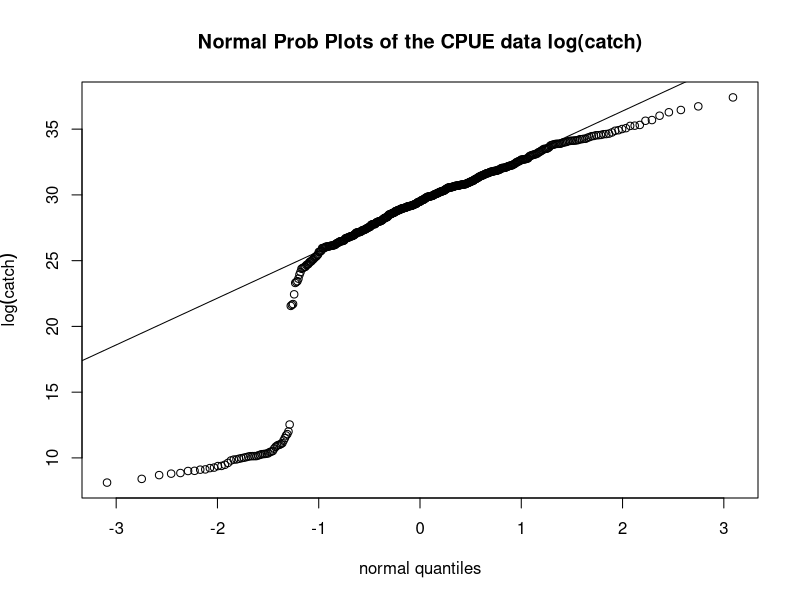
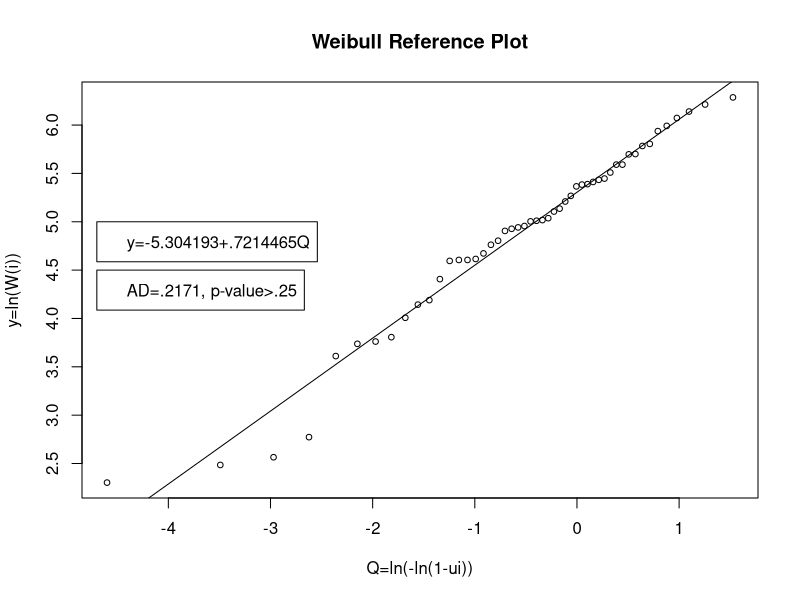
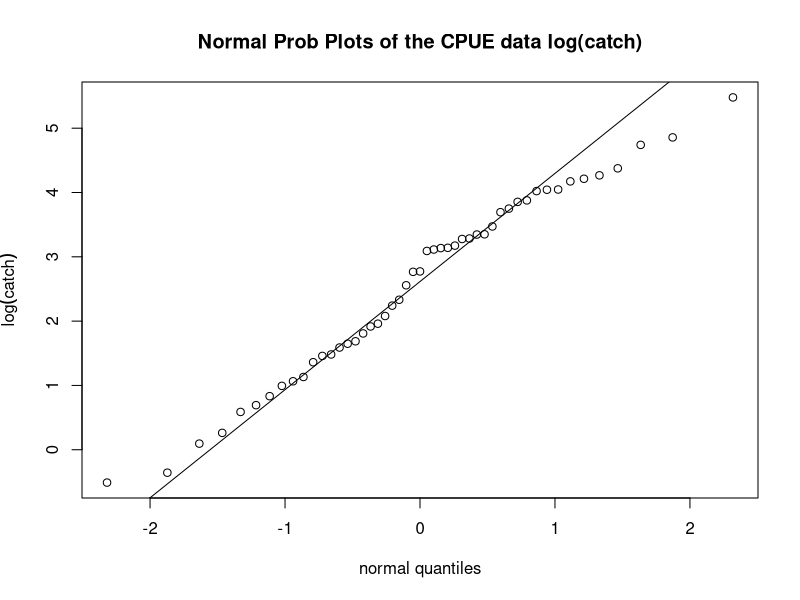
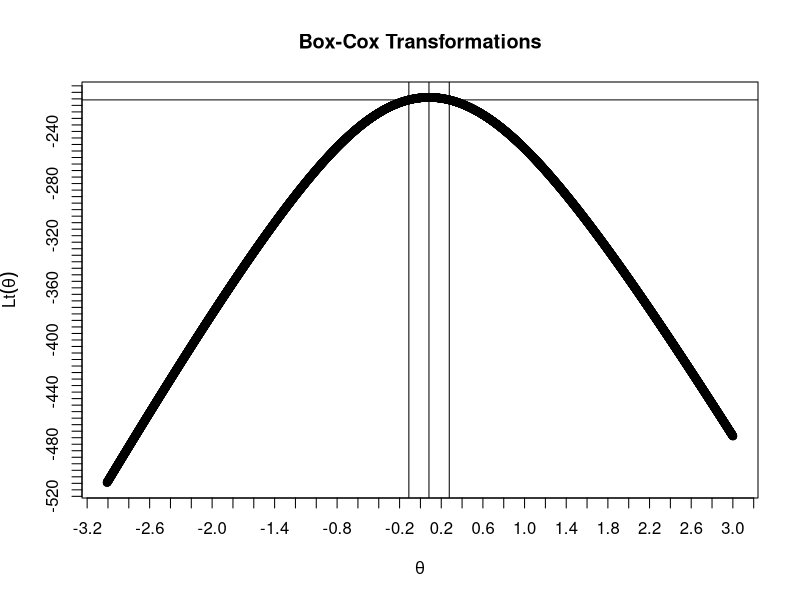
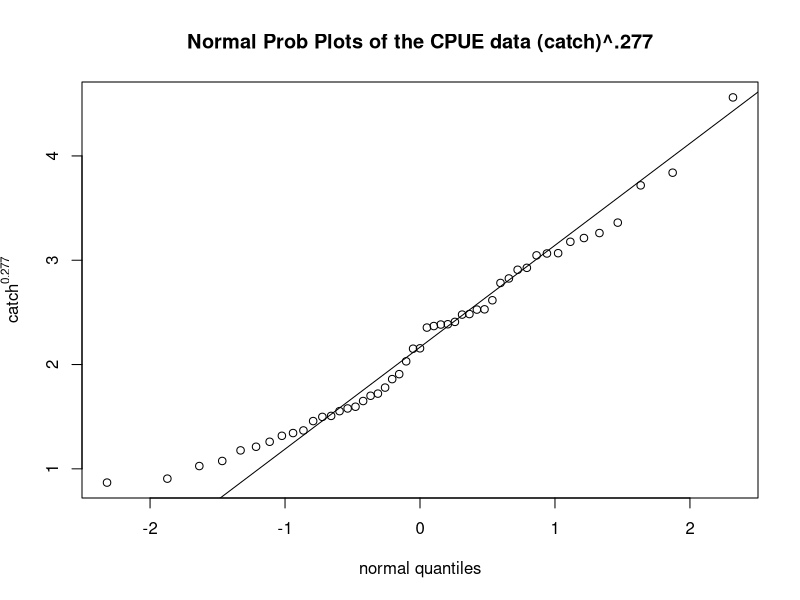
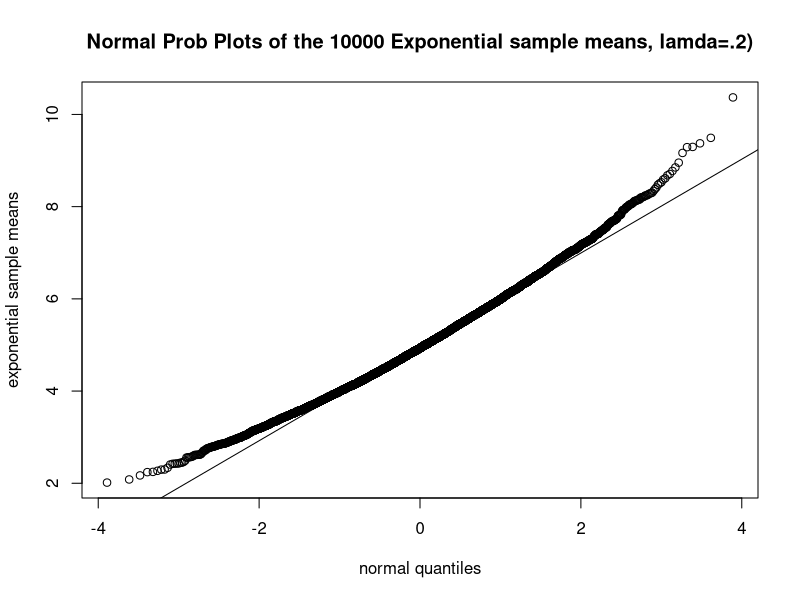

Here is the R script that generated these plots, in order:
#II

observed = c(121,110,38,7,4)
(lamda_hat = (1*110+2*38+3*7+4*3+5*1)/280)
i = c(0,1,2,3,4,5)
(p_hat = c(121/280,110/280,38/280,7/280,3/280,1/280))
(model = dpois(i,lamda_hat))
model[6]=1-ppois(5,lamda_hat)
model[5]=model[5]+model[6]
expected=model*280
chi_test=rep(0,4)
for (j in 1:5)
	chi_test[j]=(observed[j]-expected[j])^2/observed[j]
test = sum(chi_test)
1-pchisq(test,3)

#III
M= 500
o = 50
d= numeric(M)
for(i in 1:o)
{ d[i]= rnorm(1,10,1)
}
for(i in 51:M)
{ d[i]= rnorm(1,30,3)
}
y = sort(d)
n = length(d)
i = seq(1,n,1)
u = (i-.375)/(n+.25)
q = qnorm(u)
qqnorm(d,main="Normal Prob Plots of the CPUE data log(catch)", 
xlab="normal quantiles",ylab=expression(log(catch),cex=.65))
qqline(d)

#IV
x=c(10,12,13,16,37,42,43,45,55,63,66,82,99,100,100,101,107,117,
122,135,138,140,142,149,150,151,154,165,170,183,194,214,218,219,224,229,232,
247,268,268,298,299,325,332,379,400,434,464,499,537)
n = length(x)
i = seq(1,n,1)
y = -log(x)
y = sort(y)
# Anderson-Darling: For Weibull Model
library(MASS)
mle <- fitdistr(x,"weibull")
shape = mle$estimate[1]
scale = mle$estimate[2]
a = -log(scale)
b = 1/shape
z = exp(-exp(-(y-a)/b))
A1i = (2*i-1)*log(z)
A2i = (2*n+1-2*i)*log(1-z)
s1 = sum(A1i)
s2 = sum(A2i)
AD = -n-(1/n)*(s1+s2)
ADM = AD*(1+.2/sqrt(n))
AD
ADM
n
n = length(y)
weib= -y
weib= sort(weib)
i= 1:n
ui= (i-.5)/n
QW= log(-log(1-ui))
plot(QW,weib,abline(lm(weib~QW)),
main="Weibull Reference Plot",cex=.75,lab=c(7,11,7),
xlab="Q=ln(-ln(1-ui))",
ylab="y=ln(W(i))")
legend(-4.7,5.0,"y=-5.304193+.7214465Q")
legend(-4.7,4.5,"AD=.2171, p-value>.25")

#5
#1
x=c(.6,.7,1.1,1.3,1.8,2,2.3,2.7,2.9,3.1,3.9,4.3,4.4,4.9,5.2,5.4,6.1,6.8,
7.1,8,9.4,10.3,12.9,15.9,16,22,22.5,23,23.1,23.9,26.5,26.7,28.4,28.5,32.2,40.2,
42.5,47.2,48.3,55.8,57,57.2,64.9,67.6,71.3,79.5,114.5,128.6,239.5)
logx=log(x)

shapiro.test(logx)
y = sort(logx)
n = length(logx)
i = seq(1,n,1)
u = (i-.375)/(n+.25)
q = qnorm(u)
r = cor.test(q,y)

qqnorm(logx,main="Normal Prob Plots of the CPUE data log(catch)", 
xlab="normal quantiles",ylab=expression(log(catch),cex=.65))
qqline(logx)


#2
y=x
n = length(y)
yt0 = log(y)
s = sum(yt0)
varyt0 = var(yt0)
Lt0 = -1*s - .5*n*(log(2*pi*varyt0)+1)
th = 0
Lt = 0
t = -3.01
i = 0
while(t < 3)
{t = t+.001
i = i+1
th[i] = t
yt = (y^t -1)/t
varyt = var(yt)
Lt[i] = (t-1)*s - .5*n*(log(2*pi*varyt)+1)
if(abs(th[i])<1.0e-10)Lt[i]<-Lt0
if(abs(th[i])<1.0e-10)th[i]<-0
}
# The following outputs the values of the likelihood and theta and yields
# the value of theta where likelihood is a maximum
out = cbind(th,Lt)
Ltmax= max(Lt)
imax= which(Lt==max(Lt))
thmax= th[imax]
plot(th,Lt,lab=c(30,50,7),main="Box-Cox Transformations",
xlab=expression(theta),
ylab=expression(Lt(theta)))
cic = Ltmax-.5*qchisq(.95,1)
del= .01
iLtci = which(abs(Lt-cic)<=del)
iLtciL= min(iLtci)
iLtciU= max(iLtci)
thLci= th[iLtciL]
thUci= th[iLtciU]
abline(h=cic)
abline(v=thLci)
abline(v=thUci)
abline(v=thmax)

y2=x^.277
shapiro.test(y2)
qqnorm(y2,main="Normal Prob Plots of the CPUE data (catch)^.277", 
xlab="normal quantiles",ylab=expression(catch^.277,cex=.65))
qqline(y2)


#3
n = length(logx)
M= 10000
d= numeric(M)
for(i in 1:M)
{ d[i]= mean(sample(logx,replace=TRUE))
}
(bootmean= mean(d))
sd(d)/sqrt(M)

(sd(logx)/sqrt(50))

#4
(median(d))
(bootstd= sd(d))
(mad(d))

#5
.5/100*pnorm(3,3,1.5)

#VI
#2
M= 10000
d= numeric(M)
for(i in 1:M)
{ d[i]= mean(rexp(25, rate=.2))
}
y = sort(d)
n = length(d)
i = seq(1,n,1)
u = (i-.375)/(n+.25)
q = qnorm(u)
r = cor.test(q,y)

qqnorm(d,main="Normal Prob Plots of the 10000 Exponential sample means, lamda=.2)", 
xlab="normal quantiles",ylab="exponential sample means")
qqline(d)

#3
#a
pgamma(5.2,25,rate=5)-pgamma(4.8,25,rate=5)
#b
pnorm(.2)-pnorm(-.2)
#c
j=0
for(i in 1:M)
{ if (d[i] >= 4.8 & d[i] <= 5.2)
{ j=j+1}
}
(j/10000)
